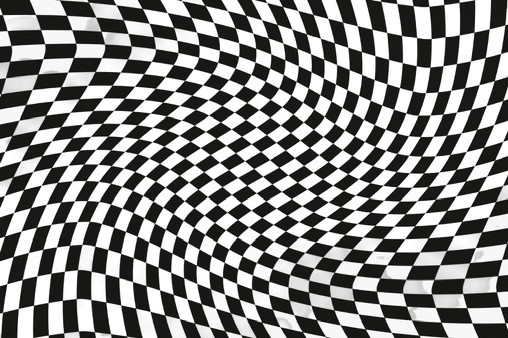
#> input picture Hafta2_Gorev1/BEEDF2F5-261F-4FE6-B9C3-FF0BB9C527BC_4_5005_c.jpeg, 508 x 338 px, found by its file name
$ python gorev1.py
#> lines starting #> are read from the running program, lines starting #| are printed output that depends on the picture
import cv2

# Resmi okutuyoruz (Dosya adının klasördekiyle birebir aynı olduğundan emin ol)
dosya_adi = "Hafta2_Gorev1/BEEDF2F5-261F-4FE6-B9C3-FF0BB9C527BC_4_5005_c.jpeg"
img = cv2.imread(dosya_adi)
#> img is the input picture: shape (338, 508, 3); mean B, G, R 133.4, 134.8, 134.8

# Resim doğru okundu mu diye kontrol edelim
if img is None:
    print("Hata: Resim bulunamadı! Dosyanın aynı klasörde olduğundan emin ol.")
else:
    # Orijinal boyutları alıp ekrana yazdıralım
    orijinal_h, orijinal_w = img.shape[:2]
#> orijinal_h = 338; orijinal_w = 508
    print(f"Orijinal Çözünürlük: {orijinal_w}x{orijinal_h}")
#| Orijinal Çözünürlük: 508x338

    # Hocanın istediği boyutlandırma oranları
    oranlar = [2.0, 4.0, 0.5, 0.25]

    for oran in oranlar:
        # Görüntü işleme kuralı: Küçültürken INTER_AREA, büyütürken INTER_LINEAR veya CUBIC daha pürüzsüz sonuç verir
        interpolasyon = cv2.INTER_AREA if oran < 1.0 else cv2.INTER_LINEAR

        # Resmi belirlediğimiz oranda (fx ve fy) boyutlandırıyoruz
        yeni_img = cv2.resize(img, None, fx=oran, fy=oran, interpolation=interpolasyon)

        # Yeni boyutları terminalde görelim
        yeni_h, yeni_w = yeni_img.shape[:2]
        print(f"Oran x{oran} -> Yeni Çözünürlük: {yeni_w}x{yeni_h}")

        # Çıktıları klasöre kaydedelim (Hocaya kanıt olarak sunmak için iyi olur)
        kayit_isim = f"boyutlandirilmis_x{oran}.jpeg"
        cv2.imwrite(kayit_isim, yeni_img)

        # Ekranda gösterelim (Büyük resimler ekrana sığsın diye WINDOW_NORMAL kullanıyoruz)
        pencere_adi = f"Oran: x{oran}"
        cv2.namedWindow(pencere_adi, cv2.WINDOW_NORMAL)
        cv2.imshow(pencere_adi, yeni_img)
#> this loop made 4 passes
#> pass 1, `yeni_img = cv2.resize(img, None, fx=oran, fy=oran, interpolation=inter..`:
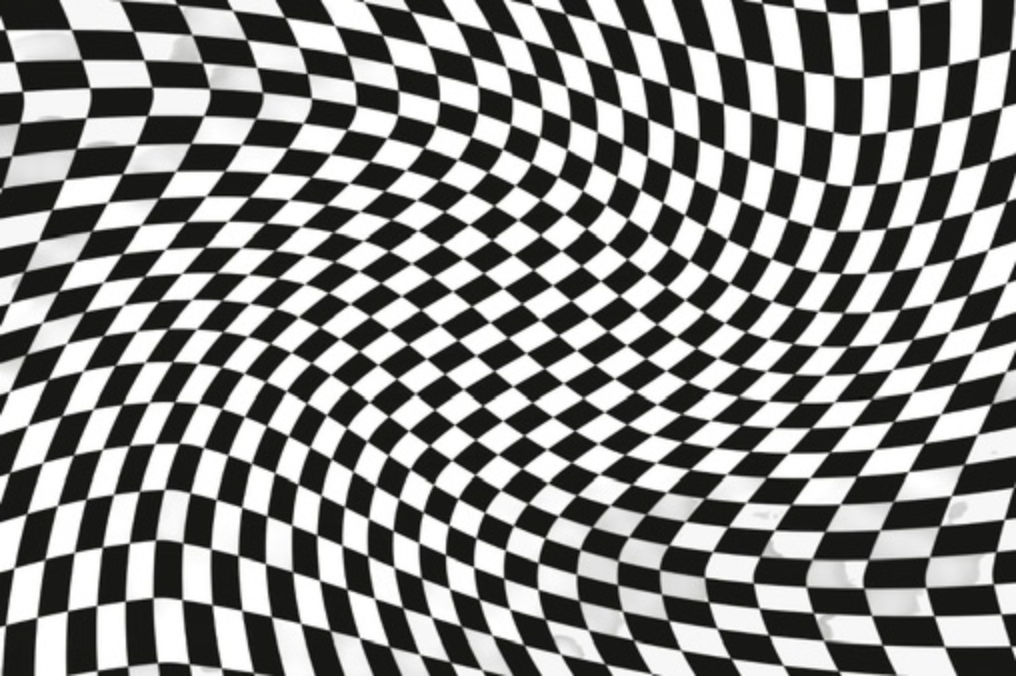
#> yeni_img: shape (676, 1016, 3); mean B, G, R 133.4, 134.7, 134.7
#> pass 3, `yeni_img = cv2.resize(img, None, fx=oran, fy=oran, interpolation=inter..`:
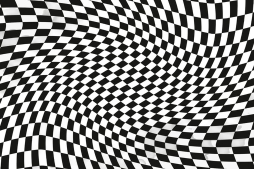
#> yeni_img: shape (169, 254, 3); mean B, G, R 133.5, 134.9, 134.9

    print("\nTüm resimler klasöre kaydedildi!")
    print("Açılan pencereleri kapatmak için herhangi bir pencere seçiliyken klavyeden bir tuşa bas.")

    # Pencerelerin kapanması için bir tuşa basılmasını bekle
    cv2.waitKey(0)
    cv2.destroyAllWindows()
